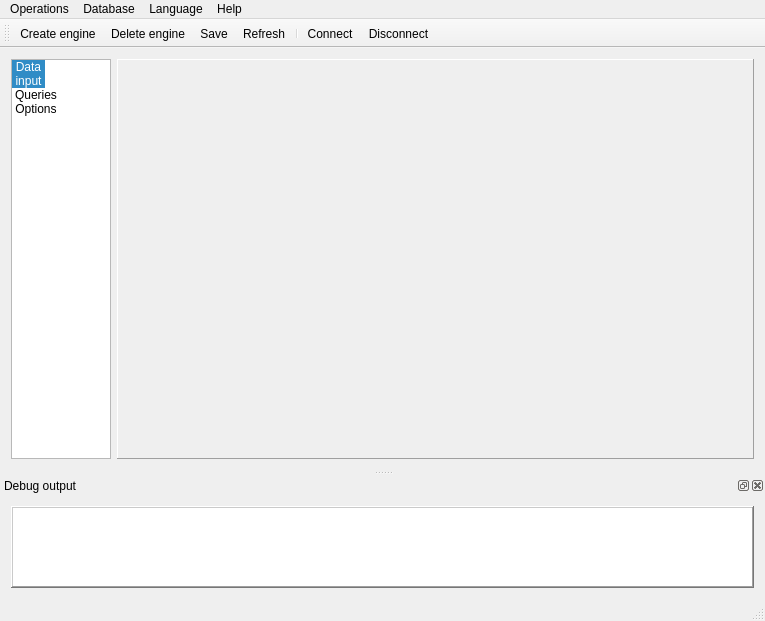
<?xml version="1.0" encoding="UTF-8"?>
<ui version="4.0">
 <class>MainWindow</class>
 <widget class="QMainWindow" name="MainWindow">
  <property name="geometry">
   <rect>
    <x>0</x>
    <y>0</y>
    <width>765</width>
    <height>621</height>
   </rect>
  </property>
  <property name="windowTitle">
   <string>MainWindow</string>
  </property>
  <property name="locale">
   <locale language="Russian" country="Ukraine"/>
  </property>
  <property name="toolButtonStyle">
   <enum>Qt::ToolButtonTextUnderIcon</enum>
  </property>
  <widget class="QWidget" name="centralWidget">
   <layout class="QHBoxLayout" name="horizontalLayout">
    <item>
     <widget class="ResizableWidgetList" name="m_listChoice">
      <property name="sizePolicy">
       <sizepolicy hsizetype="Fixed" vsizetype="Expanding">
        <horstretch>0</horstretch>
        <verstretch>0</verstretch>
       </sizepolicy>
      </property>
      <property name="locale">
       <locale language="Russian" country="Ukraine"/>
      </property>
      <property name="horizontalScrollBarPolicy">
       <enum>Qt::ScrollBarAlwaysOff</enum>
      </property>
      <property name="sizeAdjustPolicy">
       <enum>QAbstractScrollArea::AdjustToContents</enum>
      </property>
      <property name="iconSize">
       <size>
        <width>50</width>
        <height>50</height>
       </size>
      </property>
      <property name="movement">
       <enum>QListView::Static</enum>
      </property>
      <property name="flow">
       <enum>QListView::TopToBottom</enum>
      </property>
      <property name="spacing">
       <number>12</number>
      </property>
      <property name="viewMode">
       <enum>QListView::IconMode</enum>
      </property>
      <property name="currentRow">
       <number>0</number>
      </property>
      <item>
       <property name="text">
        <string>Data
input</string>
       </property>
       <property name="toolTip">
        <string>&lt;html&gt;&lt;head/&gt;&lt;body&gt;&lt;p&gt;Show the &lt;span style=&quot; font-weight:600;&quot;&gt;Data input&lt;/span&gt; panel&lt;/p&gt;&lt;/body&gt;&lt;/html&gt;</string>
       </property>
       <property name="textAlignment">
        <set>AlignHCenter|AlignVCenter|AlignCenter</set>
       </property>
       <property name="icon">
        <iconset resource="../images_resources.qrc">
         <normaloff>:/images/data_input.png</normaloff>:/images/data_input.png</iconset>
       </property>
       <property name="flags">
        <set>ItemIsSelectable|ItemIsEnabled</set>
       </property>
      </item>
      <item>
       <property name="text">
        <string>Queries</string>
       </property>
       <property name="toolTip">
        <string>&lt;html&gt;&lt;head/&gt;&lt;body&gt;&lt;p&gt;Show the &lt;span style=&quot; font-weight:600;&quot;&gt;Queries&lt;/span&gt; panel&lt;/p&gt;&lt;/body&gt;&lt;/html&gt;</string>
       </property>
       <property name="textAlignment">
        <set>AlignHCenter|AlignVCenter|AlignCenter</set>
       </property>
       <property name="icon">
        <iconset resource="../images_resources.qrc">
         <normaloff>:/images/queries.png</normaloff>:/images/queries.png</iconset>
       </property>
       <property name="flags">
        <set>ItemIsSelectable|ItemIsEnabled</set>
       </property>
      </item>
      <item>
       <property name="text">
        <string>Options</string>
       </property>
       <property name="toolTip">
        <string>&lt;html&gt;&lt;head/&gt;&lt;body&gt;&lt;p&gt;Show the application &lt;span style=&quot; font-weight:600;&quot;&gt;Options&lt;/span&gt; panel&lt;/p&gt;&lt;/body&gt;&lt;/html&gt;</string>
       </property>
       <property name="textAlignment">
        <set>AlignHCenter|AlignVCenter|AlignCenter</set>
       </property>
       <property name="icon">
        <iconset resource="../images_resources.qrc">
         <normaloff>:/images/options.png</normaloff>:/images/options.png</iconset>
       </property>
       <property name="flags">
        <set>ItemIsSelectable|ItemIsEnabled</set>
       </property>
      </item>
     </widget>
    </item>
    <item>
     <widget class="QStackedWidget" name="m_stackForms">
      <property name="minimumSize">
       <size>
        <width>600</width>
        <height>400</height>
       </size>
      </property>
      <property name="locale">
       <locale language="Russian" country="Ukraine"/>
      </property>
      <property name="frameShape">
       <enum>QFrame::Panel</enum>
      </property>
      <property name="frameShadow">
       <enum>QFrame::Raised</enum>
      </property>
      <property name="currentIndex">
       <number>-1</number>
      </property>
     </widget>
    </item>
   </layout>
  </widget>
  <widget class="QMenuBar" name="m_menuBar">
   <property name="geometry">
    <rect>
     <x>0</x>
     <y>0</y>
     <width>765</width>
     <height>20</height>
    </rect>
   </property>
   <widget class="QMenu" name="m_menuHelp">
    <property name="title">
     <string>Help</string>
    </property>
    <addaction name="m_actAboutApp"/>
    <addaction name="m_actAboutQt"/>
   </widget>
   <widget class="QMenu" name="m_menuLanguage">
    <property name="title">
     <string>Language</string>
    </property>
    <addaction name="m_actEnglish"/>
    <addaction name="m_actUkrainian"/>
    <addaction name="m_actRussian"/>
   </widget>
   <widget class="QMenu" name="m_menuDatabase">
    <property name="locale">
     <locale language="Russian" country="Ukraine"/>
    </property>
    <property name="title">
     <string>Database</string>
    </property>
    <addaction name="m_actConnectToDB"/>
    <addaction name="m_actDisconnectFromDB"/>
   </widget>
   <widget class="QMenu" name="menuOperations">
    <property name="locale">
     <locale language="Russian" country="Ukraine"/>
    </property>
    <property name="title">
     <string>Operations</string>
    </property>
    <addaction name="m_actCreateEngine"/>
    <addaction name="m_actDeleteEngine"/>
    <addaction name="m_actSave"/>
    <addaction name="m_actRefresh"/>
    <addaction name="separator"/>
    <addaction name="m_actExit"/>
   </widget>
   <addaction name="menuOperations"/>
   <addaction name="m_menuDatabase"/>
   <addaction name="m_menuLanguage"/>
   <addaction name="m_menuHelp"/>
  </widget>
  <widget class="QToolBar" name="m_mainToolBar">
   <property name="focusPolicy">
    <enum>Qt::StrongFocus</enum>
   </property>
   <property name="windowTitle">
    <string>Toolbar</string>
   </property>
   <property name="movable">
    <bool>true</bool>
   </property>
   <property name="allowedAreas">
    <set>Qt::AllToolBarAreas</set>
   </property>
   <property name="iconSize">
    <size>
     <width>18</width>
     <height>18</height>
    </size>
   </property>
   <property name="toolButtonStyle">
    <enum>Qt::ToolButtonIconOnly</enum>
   </property>
   <attribute name="toolBarArea">
    <enum>TopToolBarArea</enum>
   </attribute>
   <attribute name="toolBarBreak">
    <bool>false</bool>
   </attribute>
   <addaction name="m_actCreateEngine"/>
   <addaction name="m_actDeleteEngine"/>
   <addaction name="m_actSave"/>
   <addaction name="m_actRefresh"/>
   <addaction name="separator"/>
   <addaction name="m_actConnectToDB"/>
   <addaction name="m_actDisconnectFromDB"/>
  </widget>
  <widget class="QStatusBar" name="statusBar"/>
  <widget class="QDockWidget" name="dockWidget">
   <property name="sizePolicy">
    <sizepolicy hsizetype="Preferred" vsizetype="Expanding">
     <horstretch>0</horstretch>
     <verstretch>0</verstretch>
    </sizepolicy>
   </property>
   <property name="features">
    <set>QDockWidget::AllDockWidgetFeatures</set>
   </property>
   <property name="allowedAreas">
    <set>Qt::BottomDockWidgetArea|Qt::TopDockWidgetArea</set>
   </property>
   <property name="windowTitle">
    <string>Debug output</string>
   </property>
   <attribute name="dockWidgetArea">
    <number>8</number>
   </attribute>
   <widget class="QWidget" name="dockWidgetContents">
    <layout class="QHBoxLayout" name="horizontalLayout_2">
     <item>
      <widget class="QPlainTextEdit" name="m_dbgOut">
       <property name="palette">
        <palette>
         <active>
          <colorrole role="Text">
           <brush brushstyle="SolidPattern">
            <color alpha="255">
             <red>125</red>
             <green>53</green>
             <blue>31</blue>
            </color>
           </brush>
          </colorrole>
         </active>
         <inactive>
          <colorrole role="Text">
           <brush brushstyle="SolidPattern">
            <color alpha="255">
             <red>125</red>
             <green>53</green>
             <blue>31</blue>
            </color>
           </brush>
          </colorrole>
         </inactive>
         <disabled>
          <colorrole role="Text">
           <brush brushstyle="SolidPattern">
            <color alpha="255">
             <red>112</red>
             <green>111</green>
             <blue>113</blue>
            </color>
           </brush>
          </colorrole>
         </disabled>
        </palette>
       </property>
       <property name="font">
        <font>
         <pointsize>8</pointsize>
         <weight>75</weight>
         <bold>true</bold>
        </font>
       </property>
       <property name="frameShape">
        <enum>QFrame::WinPanel</enum>
       </property>
       <property name="frameShadow">
        <enum>QFrame::Raised</enum>
       </property>
       <property name="lineWidth">
        <number>1</number>
       </property>
       <property name="readOnly">
        <bool>false</bool>
       </property>
      </widget>
     </item>
    </layout>
   </widget>
  </widget>
  <action name="m_actCreateEngine">
   <property name="icon">
    <iconset resource="../images_resources.qrc">
     <normaloff>:/images/add1.png</normaloff>:/images/add1.png</iconset>
   </property>
   <property name="text">
    <string>Create engine</string>
   </property>
   <property name="toolTip">
    <string>Create a new engine</string>
   </property>
  </action>
  <action name="m_actSave">
   <property name="icon">
    <iconset resource="../images_resources.qrc">
     <normaloff>:/images/save2.png</normaloff>:/images/save2.png</iconset>
   </property>
   <property name="text">
    <string>Save</string>
   </property>
   <property name="toolTip">
    <string>Save data in the database</string>
   </property>
  </action>
  <action name="m_actRefresh">
   <property name="icon">
    <iconset resource="../images_resources.qrc">
     <normaloff>:/images/refresh.png</normaloff>:/images/refresh.png</iconset>
   </property>
   <property name="text">
    <string>Refresh</string>
   </property>
   <property name="toolTip">
    <string>Refresh data in the application</string>
   </property>
  </action>
  <action name="m_actAboutApp">
   <property name="icon">
    <iconset resource="../images_resources.qrc">
     <normaloff>:/images/about.png</normaloff>:/images/about.png</iconset>
   </property>
   <property name="text">
    <string>About application</string>
   </property>
   <property name="toolTip">
    <string>Show information about this application</string>
   </property>
  </action>
  <action name="m_actAboutQt">
   <property name="icon">
    <iconset resource="../images_resources.qrc">
     <normaloff>:/images/qt-logo.png</normaloff>:/images/qt-logo.png</iconset>
   </property>
   <property name="text">
    <string>About Qt</string>
   </property>
   <property name="toolTip">
    <string>Show information about Qt</string>
   </property>
  </action>
  <action name="m_actEnglish">
   <property name="text">
    <string>English</string>
   </property>
  </action>
  <action name="m_actUkrainian">
   <property name="text">
    <string>Ukrainian</string>
   </property>
  </action>
  <action name="m_actRussian">
   <property name="text">
    <string>Russian</string>
   </property>
  </action>
  <action name="m_actConnectToDB">
   <property name="icon">
    <iconset resource="../images_resources.qrc">
     <normaloff>:/images/connection.png</normaloff>:/images/connection.png</iconset>
   </property>
   <property name="text">
    <string>Connect</string>
   </property>
   <property name="toolTip">
    <string>Connect to the database</string>
   </property>
  </action>
  <action name="m_actDisconnectFromDB">
   <property name="icon">
    <iconset resource="../images_resources.qrc">
     <normaloff>:/images/disconnection.png</normaloff>:/images/disconnection.png</iconset>
   </property>
   <property name="text">
    <string>Disconnect</string>
   </property>
   <property name="toolTip">
    <string>Disconnect from the database</string>
   </property>
  </action>
  <action name="m_actExit">
   <property name="icon">
    <iconset resource="../images_resources.qrc">
     <normaloff>:/images/exit2.png</normaloff>:/images/exit2.png</iconset>
   </property>
   <property name="text">
    <string>Exit</string>
   </property>
   <property name="toolTip">
    <string>Exit from the application</string>
   </property>
  </action>
  <action name="m_actDeleteEngine">
   <property name="icon">
    <iconset resource="../images_resources.qrc">
     <normaloff>:/images/clear_output.png</normaloff>:/images/clear_output.png</iconset>
   </property>
   <property name="text">
    <string>Delete engine</string>
   </property>
   <property name="toolTip">
    <string>&lt;html&gt;&lt;head/&gt;&lt;body&gt;&lt;p&gt;Delete the current engine.&lt;/p&gt;&lt;p&gt;This action is enabled only if it was choosed Engines tab panel&lt;/p&gt;&lt;/body&gt;&lt;/html&gt;</string>
   </property>
  </action>
 </widget>
 <layoutdefault spacing="6" margin="11"/>
 <customwidgets>
  <customwidget>
   <class>ResizableWidgetList</class>
   <extends>QListWidget</extends>
   <header>common/reimplemented_widgets.h</header>
  </customwidget>
 </customwidgets>
 <resources>
  <include location="../images_resources.qrc"/>
 </resources>
 <connections/>
</ui>
